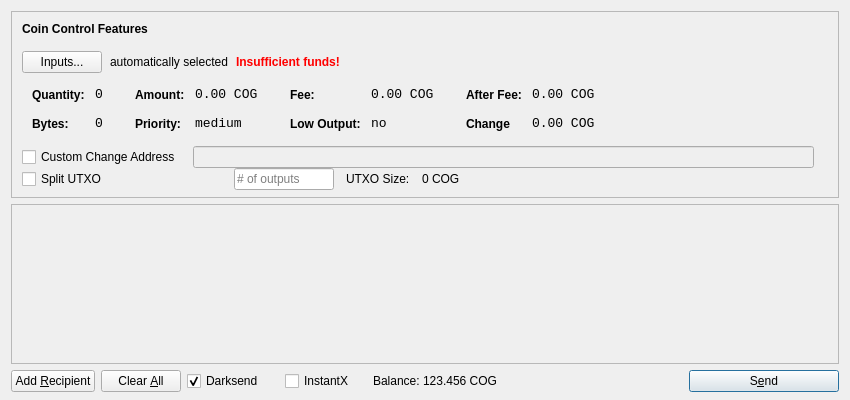
<?xml version="1.0" encoding="UTF-8"?>
<ui version="4.0">
 <class>SendCoinsDialog</class>
 <widget class="QDialog" name="SendCoinsDialog">
  <property name="geometry">
   <rect>
    <x>0</x>
    <y>0</y>
    <width>850</width>
    <height>400</height>
   </rect>
  </property>
  <property name="windowTitle">
   <string>Send Coins</string>
  </property>
  <layout class="QVBoxLayout" name="verticalLayout" stretch="0,1,0">
   <property name="bottomMargin">
    <number>8</number>
   </property>
   <item>
    <widget class="QFrame" name="frameCoinControl">
     <property name="sizePolicy">
      <sizepolicy hsizetype="Expanding" vsizetype="Expanding">
       <horstretch>0</horstretch>
       <verstretch>0</verstretch>
      </sizepolicy>
     </property>
     <property name="maximumSize">
      <size>
       <width>16777215</width>
       <height>16777215</height>
      </size>
     </property>
     <property name="frameShape">
      <enum>QFrame::StyledPanel</enum>
     </property>
     <property name="frameShadow">
      <enum>QFrame::Sunken</enum>
     </property>
     <layout class="QVBoxLayout" name="verticalLayoutCoinControl2">
      <property name="spacing">
       <number>-1</number>
      </property>
      <property name="leftMargin">
       <number>0</number>
      </property>
      <property name="topMargin">
       <number>0</number>
      </property>
      <property name="rightMargin">
       <number>0</number>
      </property>
      <property name="bottomMargin">
       <number>6</number>
      </property>
      <item>
       <layout class="QVBoxLayout" name="verticalLayoutCoinControl" stretch="0,0,0,0,1">
        <property name="spacing">
         <number>0</number>
        </property>
        <property name="leftMargin">
         <number>10</number>
        </property>
        <property name="topMargin">
         <number>10</number>
        </property>
        <item>
         <layout class="QHBoxLayout" name="horizontalLayoutCoinControl1">
          <property name="bottomMargin">
           <number>15</number>
          </property>
          <item>
           <widget class="QLabel" name="labelCoinControlFeatures">
            <property name="sizePolicy">
             <sizepolicy hsizetype="Preferred" vsizetype="Maximum">
              <horstretch>0</horstretch>
              <verstretch>0</verstretch>
             </sizepolicy>
            </property>
            <property name="font">
             <font>
              <weight>75</weight>
              <bold>true</bold>
             </font>
            </property>
            <property name="styleSheet">
             <string notr="true">font-weight:bold;</string>
            </property>
            <property name="text">
             <string>Coin Control Features</string>
            </property>
           </widget>
          </item>
         </layout>
        </item>
        <item>
         <layout class="QHBoxLayout" name="horizontalLayoutCoinControl2" stretch="0,0,0,0">
          <property name="spacing">
           <number>8</number>
          </property>
          <property name="bottomMargin">
           <number>10</number>
          </property>
          <item>
           <widget class="QPushButton" name="pushButtonCoinControl">
            <property name="styleSheet">
             <string notr="true"/>
            </property>
            <property name="text">
             <string>Inputs...</string>
            </property>
           </widget>
          </item>
          <item>
           <widget class="QLabel" name="labelCoinControlAutomaticallySelected">
            <property name="text">
             <string>automatically selected</string>
            </property>
            <property name="margin">
             <number>5</number>
            </property>
           </widget>
          </item>
          <item>
           <widget class="QLabel" name="labelCoinControlInsuffFunds">
            <property name="font">
             <font>
              <weight>75</weight>
              <bold>true</bold>
             </font>
            </property>
            <property name="styleSheet">
             <string notr="true">color:red;font-weight:bold;</string>
            </property>
            <property name="text">
             <string>Insufficient funds!</string>
            </property>
            <property name="margin">
             <number>5</number>
            </property>
           </widget>
          </item>
          <item>
           <spacer name="horizontalSpacerCoinControl">
            <property name="orientation">
             <enum>Qt::Horizontal</enum>
            </property>
            <property name="sizeHint" stdset="0">
             <size>
              <width>40</width>
              <height>1</height>
             </size>
            </property>
           </spacer>
          </item>
         </layout>
        </item>
        <item>
         <widget class="QWidget" name="widgetCoinControl" native="true">
          <property name="sizePolicy">
           <sizepolicy hsizetype="Preferred" vsizetype="Preferred">
            <horstretch>0</horstretch>
            <verstretch>0</verstretch>
           </sizepolicy>
          </property>
          <property name="minimumSize">
           <size>
            <width>0</width>
            <height>0</height>
           </size>
          </property>
          <property name="styleSheet">
           <string notr="true"/>
          </property>
          <layout class="QHBoxLayout" name="horizontalLayoutCoinControl5">
           <property name="margin">
            <number>0</number>
           </property>
           <item>
            <layout class="QHBoxLayout" name="horizontalLayoutCoinControl3" stretch="0,0,0,1">
             <property name="spacing">
              <number>20</number>
             </property>
             <property name="topMargin">
              <number>0</number>
             </property>
             <property name="bottomMargin">
              <number>10</number>
             </property>
             <item>
              <layout class="QFormLayout" name="formLayoutCoinControl1">
               <property name="horizontalSpacing">
                <number>10</number>
               </property>
               <property name="verticalSpacing">
                <number>14</number>
               </property>
               <property name="leftMargin">
                <number>10</number>
               </property>
               <property name="topMargin">
                <number>4</number>
               </property>
               <property name="rightMargin">
                <number>6</number>
               </property>
               <item row="0" column="0">
                <widget class="QLabel" name="labelCoinControlQuantityText">
                 <property name="styleSheet">
                  <string notr="true">font-weight:bold;</string>
                 </property>
                 <property name="text">
                  <string>Quantity:</string>
                 </property>
                 <property name="margin">
                  <number>0</number>
                 </property>
                </widget>
               </item>
               <item row="0" column="1">
                <widget class="QLabel" name="labelCoinControlQuantity">
                 <property name="font">
                  <font>
                   <family>Monospace</family>
                   <pointsize>10</pointsize>
                  </font>
                 </property>
                 <property name="cursor">
                  <cursorShape>IBeamCursor</cursorShape>
                 </property>
                 <property name="contextMenuPolicy">
                  <enum>Qt::ActionsContextMenu</enum>
                 </property>
                 <property name="text">
                  <string>0</string>
                 </property>
                 <property name="margin">
                  <number>0</number>
                 </property>
                 <property name="textInteractionFlags">
                  <set>Qt::LinksAccessibleByMouse|Qt::TextSelectableByKeyboard|Qt::TextSelectableByMouse</set>
                 </property>
                </widget>
               </item>
               <item row="1" column="0">
                <widget class="QLabel" name="labelCoinControlBytesText">
                 <property name="styleSheet">
                  <string notr="true">font-weight:bold;</string>
                 </property>
                 <property name="text">
                  <string>Bytes:</string>
                 </property>
                </widget>
               </item>
               <item row="1" column="1">
                <widget class="QLabel" name="labelCoinControlBytes">
                 <property name="font">
                  <font>
                   <family>Monospace</family>
                   <pointsize>10</pointsize>
                  </font>
                 </property>
                 <property name="cursor">
                  <cursorShape>IBeamCursor</cursorShape>
                 </property>
                 <property name="contextMenuPolicy">
                  <enum>Qt::ActionsContextMenu</enum>
                 </property>
                 <property name="text">
                  <string>0</string>
                 </property>
                 <property name="textInteractionFlags">
                  <set>Qt::LinksAccessibleByMouse|Qt::TextSelectableByKeyboard|Qt::TextSelectableByMouse</set>
                 </property>
                </widget>
               </item>
              </layout>
             </item>
             <item>
              <layout class="QFormLayout" name="formLayoutCoinControl2">
               <property name="horizontalSpacing">
                <number>10</number>
               </property>
               <property name="verticalSpacing">
                <number>14</number>
               </property>
               <property name="leftMargin">
                <number>6</number>
               </property>
               <property name="topMargin">
                <number>4</number>
               </property>
               <property name="rightMargin">
                <number>6</number>
               </property>
               <item row="0" column="0">
                <widget class="QLabel" name="labelCoinControlAmountText">
                 <property name="styleSheet">
                  <string notr="true">font-weight:bold;</string>
                 </property>
                 <property name="text">
                  <string>Amount:</string>
                 </property>
                 <property name="margin">
                  <number>0</number>
                 </property>
                </widget>
               </item>
               <item row="0" column="1">
                <widget class="QLabel" name="labelCoinControlAmount">
                 <property name="font">
                  <font>
                   <family>Monospace</family>
                   <pointsize>10</pointsize>
                  </font>
                 </property>
                 <property name="cursor">
                  <cursorShape>IBeamCursor</cursorShape>
                 </property>
                 <property name="contextMenuPolicy">
                  <enum>Qt::ActionsContextMenu</enum>
                 </property>
                 <property name="text">
                  <string>0.00 COG</string>
                 </property>
                 <property name="textInteractionFlags">
                  <set>Qt::LinksAccessibleByMouse|Qt::TextSelectableByKeyboard|Qt::TextSelectableByMouse</set>
                 </property>
                </widget>
               </item>
               <item row="1" column="0">
                <widget class="QLabel" name="labelCoinControlPriorityText">
                 <property name="styleSheet">
                  <string notr="true">font-weight:bold;</string>
                 </property>
                 <property name="text">
                  <string>Priority:</string>
                 </property>
                </widget>
               </item>
               <item row="1" column="1">
                <widget class="QLabel" name="labelCoinControlPriority">
                 <property name="font">
                  <font>
                   <family>Monospace</family>
                   <pointsize>10</pointsize>
                  </font>
                 </property>
                 <property name="cursor">
                  <cursorShape>IBeamCursor</cursorShape>
                 </property>
                 <property name="contextMenuPolicy">
                  <enum>Qt::ActionsContextMenu</enum>
                 </property>
                 <property name="text">
                  <string>medium</string>
                 </property>
                 <property name="textInteractionFlags">
                  <set>Qt::LinksAccessibleByMouse|Qt::TextSelectableByKeyboard|Qt::TextSelectableByMouse</set>
                 </property>
                </widget>
               </item>
              </layout>
             </item>
             <item>
              <layout class="QFormLayout" name="formLayoutCoinControl3">
               <property name="horizontalSpacing">
                <number>10</number>
               </property>
               <property name="verticalSpacing">
                <number>14</number>
               </property>
               <property name="leftMargin">
                <number>6</number>
               </property>
               <property name="topMargin">
                <number>4</number>
               </property>
               <property name="rightMargin">
                <number>6</number>
               </property>
               <item row="0" column="0">
                <widget class="QLabel" name="labelCoinControlFeeText">
                 <property name="styleSheet">
                  <string notr="true">font-weight:bold;</string>
                 </property>
                 <property name="text">
                  <string>Fee:</string>
                 </property>
                 <property name="margin">
                  <number>0</number>
                 </property>
                </widget>
               </item>
               <item row="0" column="1">
                <widget class="QLabel" name="labelCoinControlFee">
                 <property name="font">
                  <font>
                   <family>Monospace</family>
                   <pointsize>10</pointsize>
                  </font>
                 </property>
                 <property name="cursor">
                  <cursorShape>IBeamCursor</cursorShape>
                 </property>
                 <property name="contextMenuPolicy">
                  <enum>Qt::ActionsContextMenu</enum>
                 </property>
                 <property name="text">
                  <string>0.00 COG</string>
                 </property>
                 <property name="textInteractionFlags">
                  <set>Qt::LinksAccessibleByMouse|Qt::TextSelectableByKeyboard|Qt::TextSelectableByMouse</set>
                 </property>
                </widget>
               </item>
               <item row="1" column="0">
                <widget class="QLabel" name="labelCoinControlLowOutputText">
                 <property name="styleSheet">
                  <string notr="true">font-weight:bold;</string>
                 </property>
                 <property name="text">
                  <string>Low Output:</string>
                 </property>
                </widget>
               </item>
               <item row="1" column="1">
                <widget class="QLabel" name="labelCoinControlLowOutput">
                 <property name="font">
                  <font>
                   <family>Monospace</family>
                   <pointsize>10</pointsize>
                  </font>
                 </property>
                 <property name="cursor">
                  <cursorShape>IBeamCursor</cursorShape>
                 </property>
                 <property name="contextMenuPolicy">
                  <enum>Qt::ActionsContextMenu</enum>
                 </property>
                 <property name="text">
                  <string>no</string>
                 </property>
                 <property name="textInteractionFlags">
                  <set>Qt::LinksAccessibleByMouse|Qt::TextSelectableByKeyboard|Qt::TextSelectableByMouse</set>
                 </property>
                </widget>
               </item>
              </layout>
             </item>
             <item>
              <layout class="QFormLayout" name="formLayoutCoinControl4">
               <property name="horizontalSpacing">
                <number>10</number>
               </property>
               <property name="verticalSpacing">
                <number>14</number>
               </property>
               <property name="leftMargin">
                <number>6</number>
               </property>
               <property name="topMargin">
                <number>4</number>
               </property>
               <property name="rightMargin">
                <number>6</number>
               </property>
               <item row="0" column="0">
                <widget class="QLabel" name="labelCoinControlAfterFeeText">
                 <property name="styleSheet">
                  <string notr="true">font-weight:bold;</string>
                 </property>
                 <property name="text">
                  <string>After Fee:</string>
                 </property>
                 <property name="margin">
                  <number>0</number>
                 </property>
                </widget>
               </item>
               <item row="0" column="1">
                <widget class="QLabel" name="labelCoinControlAfterFee">
                 <property name="font">
                  <font>
                   <family>Monospace</family>
                   <pointsize>10</pointsize>
                  </font>
                 </property>
                 <property name="cursor">
                  <cursorShape>IBeamCursor</cursorShape>
                 </property>
                 <property name="contextMenuPolicy">
                  <enum>Qt::ActionsContextMenu</enum>
                 </property>
                 <property name="text">
                  <string>0.00 COG</string>
                 </property>
                 <property name="textInteractionFlags">
                  <set>Qt::LinksAccessibleByMouse|Qt::TextSelectableByKeyboard|Qt::TextSelectableByMouse</set>
                 </property>
                </widget>
               </item>
               <item row="1" column="0">
                <widget class="QLabel" name="labelCoinControlChangeText">
                 <property name="styleSheet">
                  <string notr="true">font-weight:bold;</string>
                 </property>
                 <property name="text">
                  <string>Change</string>
                 </property>
                </widget>
               </item>
               <item row="1" column="1">
                <widget class="QLabel" name="labelCoinControlChange">
                 <property name="font">
                  <font>
                   <family>Monospace</family>
                   <pointsize>10</pointsize>
                  </font>
                 </property>
                 <property name="cursor">
                  <cursorShape>IBeamCursor</cursorShape>
                 </property>
                 <property name="contextMenuPolicy">
                  <enum>Qt::ActionsContextMenu</enum>
                 </property>
                 <property name="text">
                  <string>0.00 COG</string>
                 </property>
                 <property name="textInteractionFlags">
                  <set>Qt::LinksAccessibleByMouse|Qt::TextSelectableByKeyboard|Qt::TextSelectableByMouse</set>
                 </property>
                </widget>
               </item>
              </layout>
             </item>
            </layout>
           </item>
          </layout>
         </widget>
        </item>
        <item>
         <layout class="QHBoxLayout" name="horizontalLayoutCoinControl4" stretch="0,0,0">
          <property name="spacing">
           <number>12</number>
          </property>
          <property name="sizeConstraint">
           <enum>QLayout::SetDefaultConstraint</enum>
          </property>
          <property name="topMargin">
           <number>5</number>
          </property>
          <property name="rightMargin">
           <number>5</number>
          </property>
          <item>
           <widget class="QCheckBox" name="checkBoxCoinControlChange">
            <property name="text">
             <string>Custom Change Address</string>
            </property>
           </widget>
          </item>
          <item>
           <widget class="QLineEdit" name="lineEditCoinControlChange">
            <property name="enabled">
             <bool>false</bool>
            </property>
            <property name="sizePolicy">
             <sizepolicy hsizetype="Expanding" vsizetype="Fixed">
              <horstretch>0</horstretch>
              <verstretch>0</verstretch>
             </sizepolicy>
            </property>
           </widget>
          </item>
          <item>
           <widget class="QLabel" name="labelCoinControlChangeLabel">
            <property name="sizePolicy">
             <sizepolicy hsizetype="Preferred" vsizetype="Expanding">
              <horstretch>0</horstretch>
              <verstretch>0</verstretch>
             </sizepolicy>
            </property>
            <property name="minimumSize">
             <size>
              <width>0</width>
              <height>0</height>
             </size>
            </property>
            <property name="text">
             <string/>
            </property>
            <property name="margin">
             <number>3</number>
            </property>
           </widget>
          </item>
         </layout>
        </item>
        <item>
         <layout class="QHBoxLayout" name="horizontalLayoutCoinControl6">
          <property name="spacing">
           <number>12</number>
          </property>
          <property name="rightMargin">
           <number>0</number>
          </property>
          <item>
           <widget class="QCheckBox" name="splitBlockCheckBox">
            <property name="sizePolicy">
             <sizepolicy hsizetype="Preferred" vsizetype="Preferred">
              <horstretch>0</horstretch>
              <verstretch>0</verstretch>
             </sizepolicy>
            </property>
            <property name="minimumSize">
             <size>
              <width>200</width>
              <height>0</height>
             </size>
            </property>
            <property name="maximumSize">
             <size>
              <width>200</width>
              <height>16777215</height>
             </size>
            </property>
            <property name="text">
             <string>Split UTXO</string>
            </property>
           </widget>
          </item>
          <item>
           <widget class="QLineEdit" name="splitBlockLineEdit">
            <property name="sizePolicy">
             <sizepolicy hsizetype="Preferred" vsizetype="Preferred">
              <horstretch>50</horstretch>
              <verstretch>0</verstretch>
             </sizepolicy>
            </property>
            <property name="minimumSize">
             <size>
              <width>100</width>
              <height>0</height>
             </size>
            </property>
            <property name="maximumSize">
             <size>
              <width>100</width>
              <height>16777215</height>
             </size>
            </property>
            <property name="placeholderText">
             <string># of outputs</string>
            </property>
           </widget>
          </item>
          <item>
           <widget class="QLabel" name="labelBlockSizeText">
            <property name="text">
             <string>UTXO Size:</string>
            </property>
           </widget>
          </item>
          <item>
           <widget class="QLabel" name="labelBlockSize">
            <property name="text">
             <string>0 COG</string>
            </property>
           </widget>
          </item>
          <item>
           <spacer name="horizontalSpacer_7">
            <property name="orientation">
             <enum>Qt::Horizontal</enum>
            </property>
            <property name="sizeHint" stdset="0">
             <size>
              <width>40</width>
              <height>20</height>
             </size>
            </property>
           </spacer>
          </item>
         </layout>
        </item>
        <item>
         <spacer name="verticalSpacerCoinControl">
          <property name="orientation">
           <enum>Qt::Vertical</enum>
          </property>
          <property name="sizeHint" stdset="0">
           <size>
            <width>800</width>
            <height>1</height>
           </size>
          </property>
         </spacer>
        </item>
       </layout>
      </item>
     </layout>
    </widget>
   </item>
   <item>
    <widget class="QScrollArea" name="scrollArea">
     <property name="widgetResizable">
      <bool>true</bool>
     </property>
     <widget class="QWidget" name="scrollAreaWidgetContents">
      <property name="geometry">
       <rect>
        <x>0</x>
        <y>0</y>
        <width>830</width>
        <height>165</height>
       </rect>
      </property>
      <layout class="QVBoxLayout" name="verticalLayout_2">
       <property name="margin">
        <number>0</number>
       </property>
       <item>
        <layout class="QVBoxLayout" name="entries">
         <property name="spacing">
          <number>6</number>
         </property>
        </layout>
       </item>
       <item>
        <spacer name="verticalSpacer">
         <property name="orientation">
          <enum>Qt::Vertical</enum>
         </property>
         <property name="sizeHint" stdset="0">
          <size>
           <width>20</width>
           <height>40</height>
          </size>
         </property>
        </spacer>
       </item>
      </layout>
     </widget>
    </widget>
   </item>
   <item>
    <layout class="QHBoxLayout" name="horizontalLayout">
     <item>
      <widget class="QPushButton" name="addButton">
       <property name="toolTip">
        <string>Send to multiple recipients at once</string>
       </property>
       <property name="text">
        <string>Add &amp;Recipient</string>
       </property>
       <property name="autoDefault">
        <bool>false</bool>
       </property>
      </widget>
     </item>
     <item>
      <widget class="QPushButton" name="clearButton">
       <property name="sizePolicy">
        <sizepolicy hsizetype="Minimum" vsizetype="Fixed">
         <horstretch>0</horstretch>
         <verstretch>0</verstretch>
        </sizepolicy>
       </property>
       <property name="toolTip">
        <string>Remove all transaction fields</string>
       </property>
       <property name="text">
        <string>Clear &amp;All</string>
       </property>
       <property name="autoRepeatDelay">
        <number>300</number>
       </property>
       <property name="autoDefault">
        <bool>false</bool>
       </property>
      </widget>
     </item>
     <item>
      <layout class="QHBoxLayout" name="horizontalLayout_2">
       <property name="spacing">
        <number>3</number>
       </property>
        <item>
        <widget class="QCheckBox" name="checkUseDarksend">
         <property name="minimumSize">
          <size>
           <width>95</width>
           <height>0</height>
          </size>
         </property>
         <property name="text">
          <string>Darksend</string>
         </property>
         <property name="checked">
          <bool>true</bool>
         </property>
        </widget>
       </item>
       <item>
        <widget class="QCheckBox" name="checkInstantX">
         <property name="enabled">
          <bool>true</bool>
         </property>
         <property name="minimumSize">
          <size>
           <width>85</width>
           <height>0</height>
          </size>
         </property>
         <property name="text">
          <string>InstantX</string>
         </property>
        </widget>
       </item>
       <item>
        <widget class="QLabel" name="label">
         <property name="sizePolicy">
          <sizepolicy hsizetype="Preferred" vsizetype="Fixed">
           <horstretch>0</horstretch>
           <verstretch>0</verstretch>
          </sizepolicy>
         </property>
         <property name="text">
          <string>Balance:</string>
         </property>
        </widget>
       </item>
       <item>
        <widget class="QLabel" name="labelBalance">
         <property name="sizePolicy">
          <sizepolicy hsizetype="Preferred" vsizetype="Fixed">
           <horstretch>0</horstretch>
           <verstretch>0</verstretch>
          </sizepolicy>
         </property>
         <property name="cursor">
          <cursorShape>IBeamCursor</cursorShape>
         </property>
         <property name="text">
          <string>123.456 COG</string>
         </property>
         <property name="textInteractionFlags">
          <set>Qt::LinksAccessibleByMouse|Qt::TextSelectableByKeyboard|Qt::TextSelectableByMouse</set>
         </property>
        </widget>
       </item>
      </layout>
     </item>
     <item>
      <spacer name="horizontalSpacer">
       <property name="orientation">
        <enum>Qt::Horizontal</enum>
       </property>
       <property name="sizeHint" stdset="0">
        <size>
         <width>40</width>
         <height>20</height>
        </size>
       </property>
      </spacer>
     </item>
     <item>
      <widget class="QPushButton" name="sendButton">
       <property name="minimumSize">
        <size>
         <width>150</width>
         <height>0</height>
        </size>
       </property>
       <property name="toolTip">
        <string>Confirm the send action</string>
       </property>
       <property name="text">
        <string>S&amp;end</string>
       </property>
       <property name="icon">
        <iconset resource="../bitcoin.qrc">
         <normaloff>:/icons/send</normaloff>:/icons/send</iconset>
       </property>
       <property name="default">
        <bool>true</bool>
       </property>
      </widget>
     </item>
    </layout>
   </item>
  </layout>
 </widget>
 <resources>
  <include location="../bitcoin.qrc"/>
 </resources>
 <connections/>
</ui>
